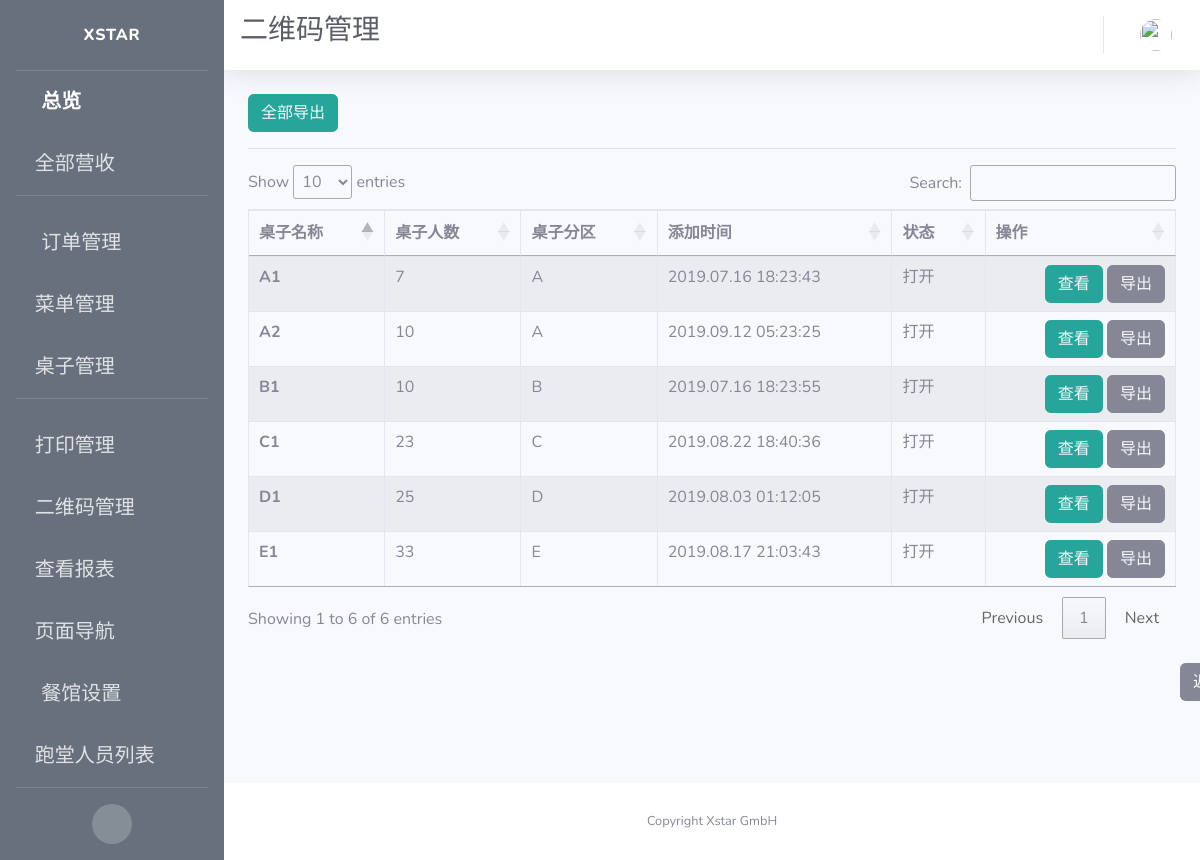
/qrcode/manage, run on an earlier commit of the app's database.
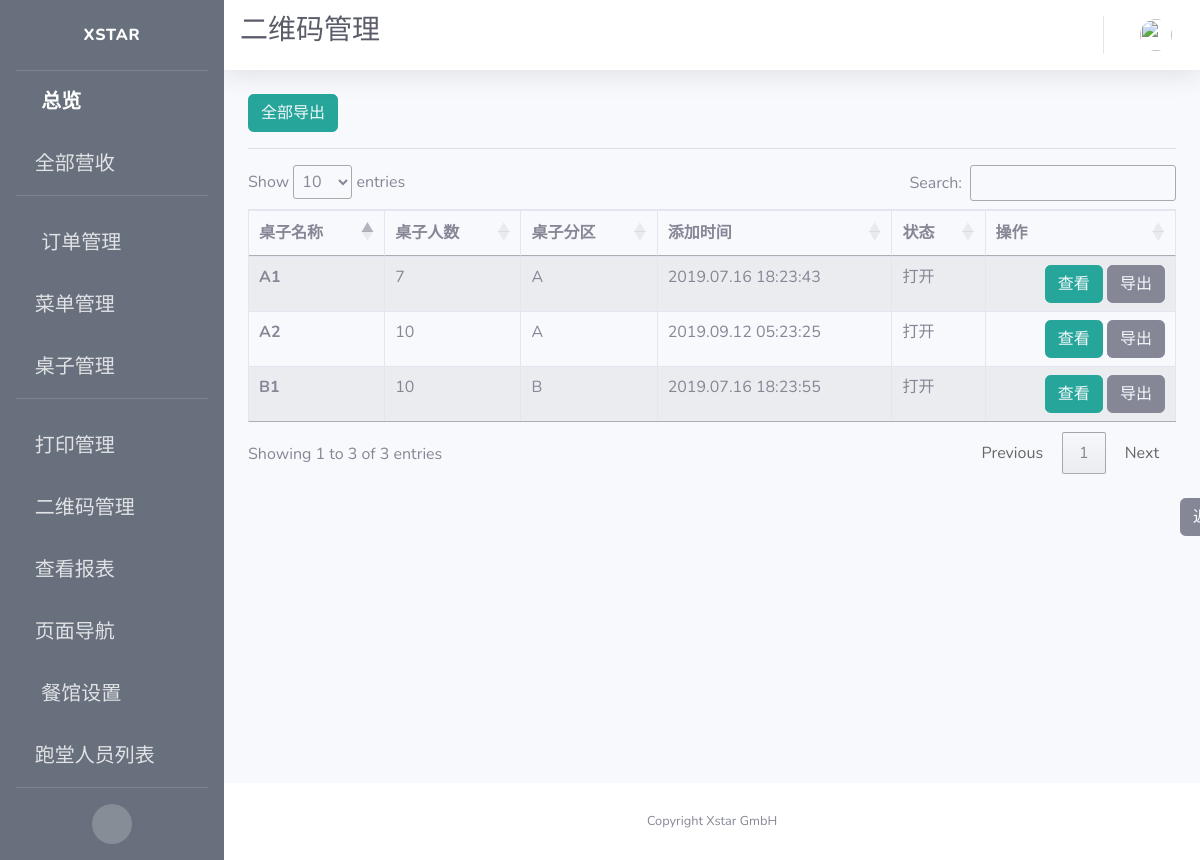
And on a later commit of the database.
### app/models.py (models this page shows, shortened)
class Table(db.Model):
    id = db.Column(db.Integer, primary_key=True, unique=True, index=True)
    name = db.Column(db.String(100), unique=True)
    number = db.Column(db.Integer, nullable=False, unique=False)
    section = db.Column(db.String(10), unique=False)
    seats = db.Column(db.String(100))
    is_on = db.Column(db.Boolean, nullable=False, default=False)
    timeCreated = db.Column(db.DateTime, default=datetime.utcnow)
    container = db.Column(db.String(300))

### app/routes.py (the view)
@app.route('/qrcode/manage')
def qrcode_manage():
    tables = Table.query.all()
    context = dict(referrer=request.headers.get('Referer'),
                   title=u"二维码管理",
                   tables=tables,
                   company_name=company_info.get('company_name'),
                   format=datetime_format)
    return render_template('qrcode.html', **context)

### app/templates/qrcode.html (shortened to what this page needs)
{% extends 'base.html' %}
{% block css %}
<link rel="stylesheet" type="text/css" href="https://cdn.datatables.net/1.10.19/css/jquery.dataTables.css">
<link rel="stylesheet" type="text/css" href="https://cdnjs.cloudflare.com/ajax/libs/twitter-bootstrap/4.1.3/css/bootstrap.css">
<link rel="stylesheet" type="text/css" href="https://cdn.datatables.net/1.10.19/css/dataTables.bootstrap4.min.css">
{% endblock %}
{% block title %}
<h1 class="h3 mb-2 text-gray-800">二维码管理</h1>
<br>
{% endblock %}
{% block content %}
<button type="button" class="btn btn-info" style="border-color:#26a69a; background-color:#26a69a;">
  <a href={{url_for('export_qrcode', table_name="All")}} style="color: rgb(247, 249, 252)">
     全部导出
  </a>
</button>
<hr>
<div class="row">
    <div class="col-sm-12">
      <table id="example" class="table table-striped table-bordered">
      <thead>
        <tr>
          <th scope="col">桌子名称</th>
          <th scope="col">桌子人数</th>
          <th scope="col">桌子分区</th>
          <th scope="col">添加时间</th>
          <th scope="col">状态</th>
          <th scope="col">操作</th>
        </tr>
      </thead>
      <tbody>
        {% for table in tables %}
        <tr>
          <th scope="row">{{ table.name }}</th>
          <td>{{ table.number }}</td>
          <td>{{ table.section }}</td>
          <td>{{ table.timeCreated.strftime(format) }}</td>
          {% if table.is_on %}
          <td>打开</td>
          {% else %}
          <td>关闭</td>
          {% endif %}
          <td style="text-align:right">
            <span>
              <button type="button" class="btn btn-info" style="border-color:#26a69a; background-color:#26a69a;">
                <a style="color: rgb(247, 249, 252)" href="{{ url_for('view_qrcodes', table_id=table.id) }}">
                  查看
                </a>
              </button>
            </span>
            <span>
              <button type="button" class="btn btn-secondary">
                <a href={{url_for('export_qrcode', table_name=table.name)}} style="color: rgb(247, 249, 252)">
                  导出
                </a>
              </button>
            </span>
          </td>
        </tr>
        {% endfor %}
      </tbody>
    </table>
    </div>
</div>
<br>
<button type="button" class="btn btn-secondary" id="back">
  <a style="color: rgb(247, 249, 252)" href={{ referrer }}>
    返回
</button>
{% endblock %}

What changed in the data, as far as the page shows it:
removed Table: name "D1", number "25", section "D", timeCreated "2019.08.03 01:12:05", is_on "打开"
removed Table: name "E1", number "33", section "E", timeCreated "2019.08.17 21:03:43", is_on "打开"
removed Table: name "C1", number "23", section "C", timeCreated "2019.08.22 18:40:36", is_on "打开"
Also different on the page:
text written by a page script: "Show entries Search: Showing 1 to 6 of 6 entries Previous 1 Next" → "Show entries Search: Showing 1 to 3 of 3 entries Previous 1 Next"
